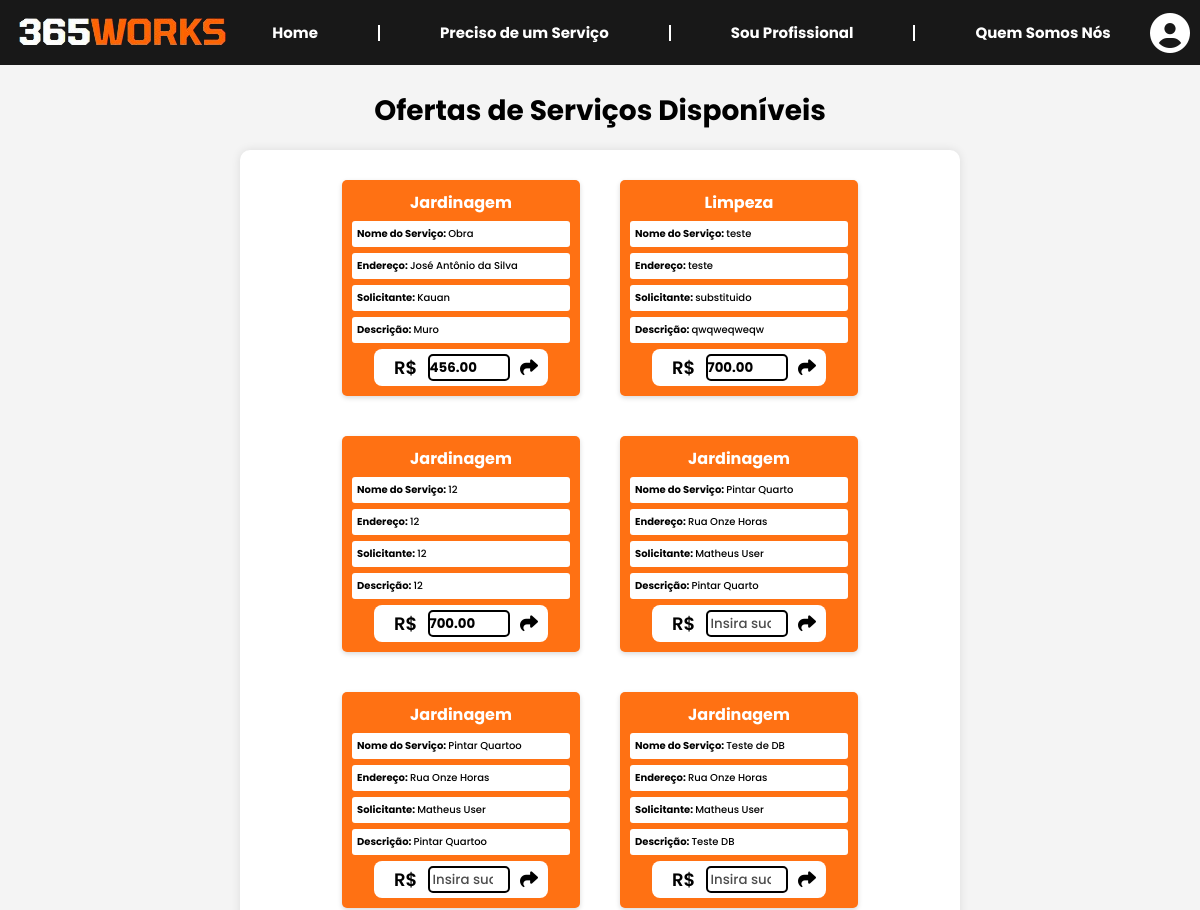
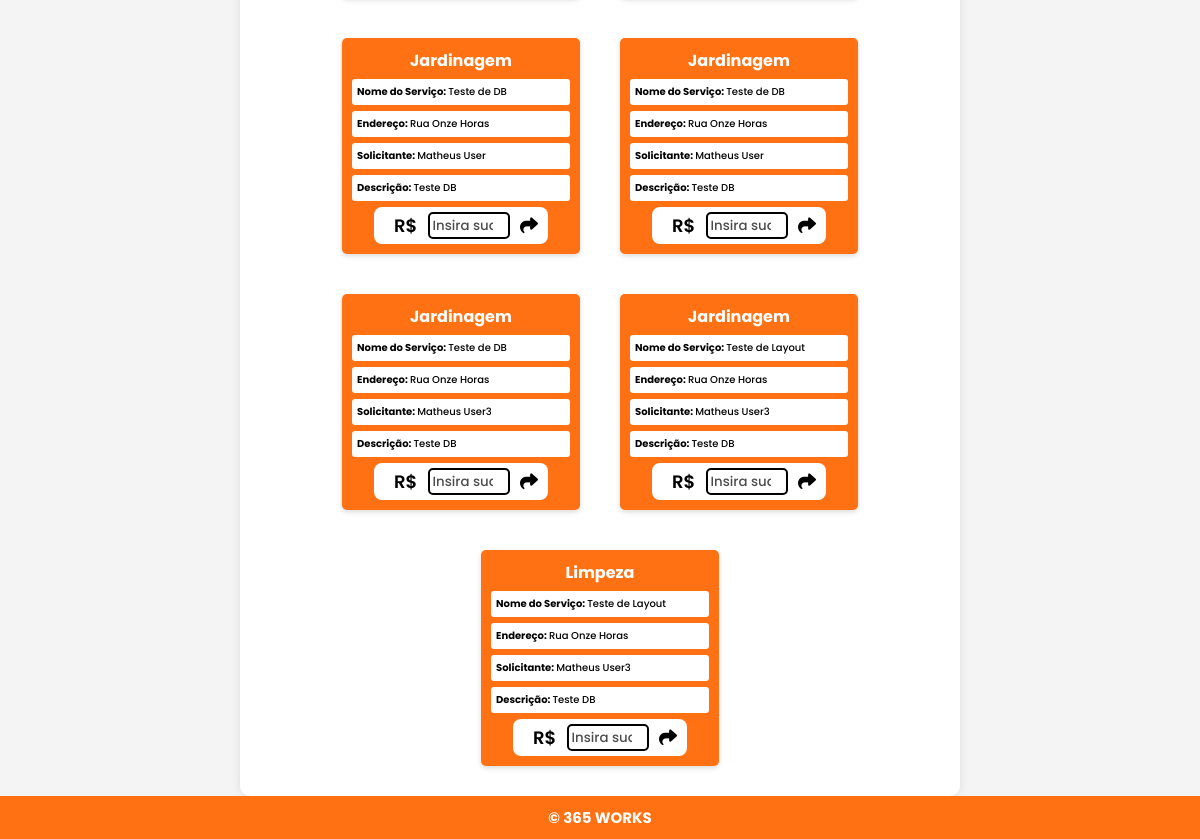
The app's page /visualizar_servico_profissional/, older data (2 pictures, top to bottom).
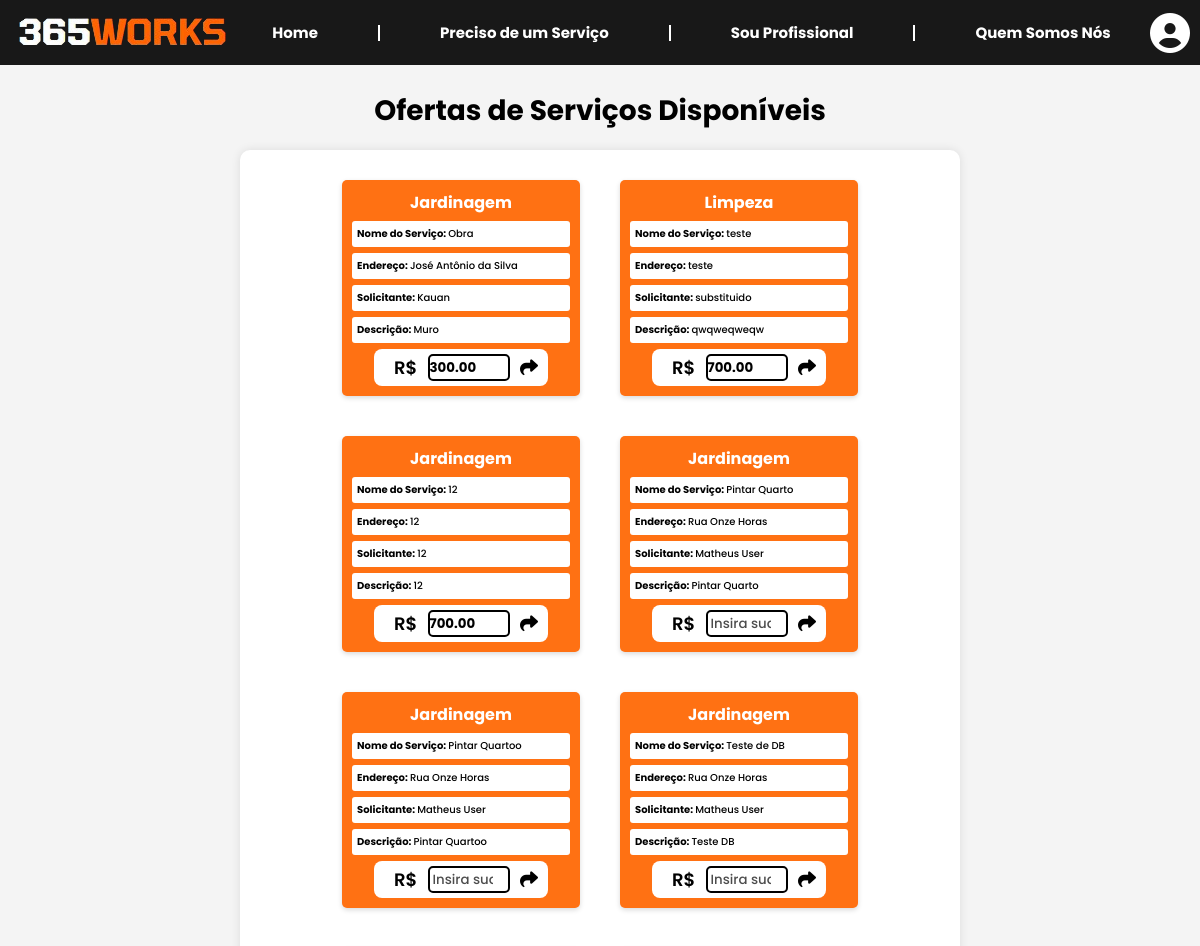
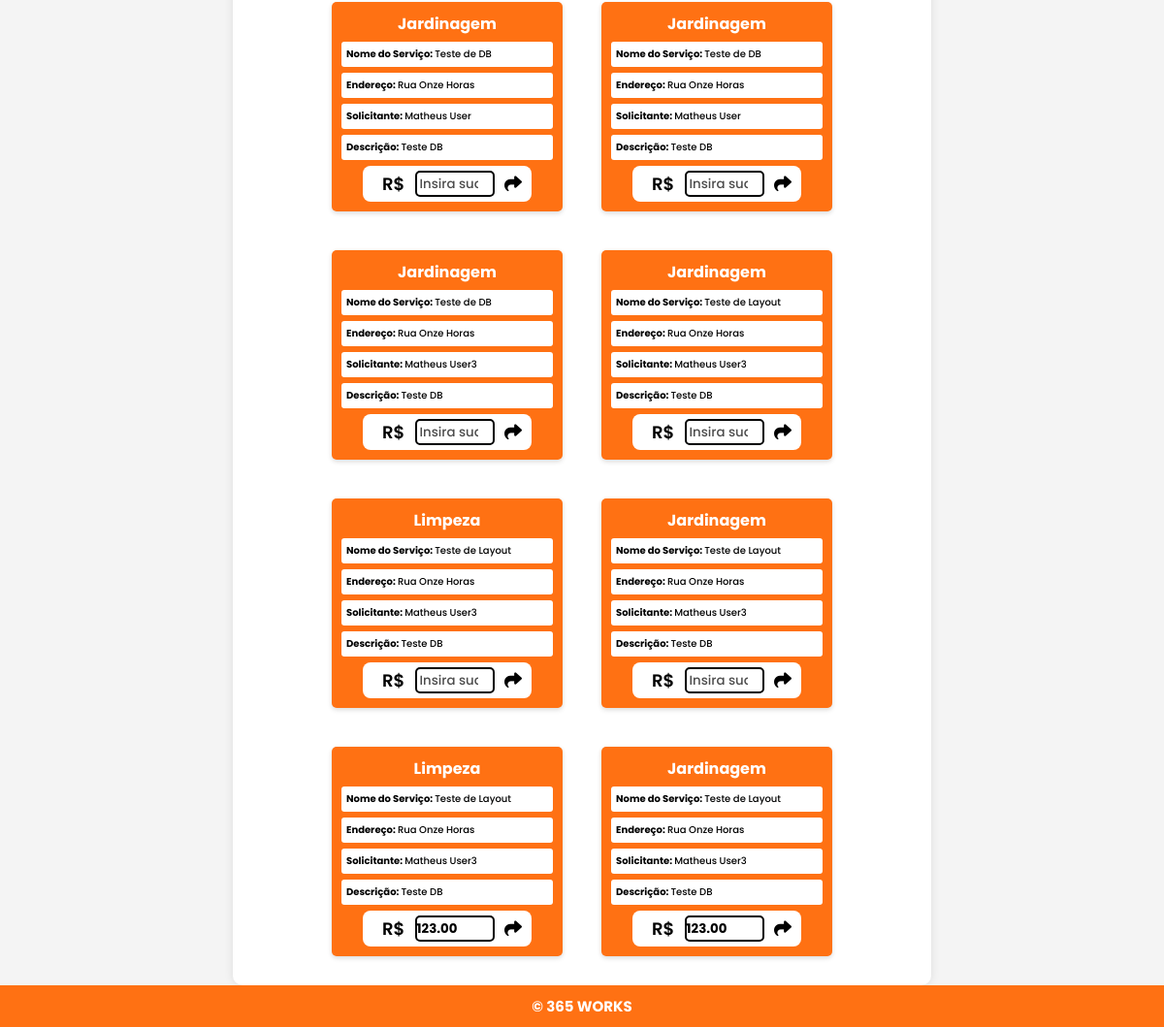
The same page, newer data (2 pictures, top to bottom).
### works365/models.py (models this page shows, shortened)
class Categoria(models.Model):
    nome = models.CharField(max_length=100)

class Servico(models.Model):
    nome_servico = models.CharField(max_length=255)
    endereco = models.CharField(max_length=255)
    descricao = models.TextField()
    categorias = models.ManyToManyField(Categoria)
    solicitante = models.CharField(max_length=255)
    oferta = models.DecimalField(max_digits=10, decimal_places=2, null=True, blank=True)
    usuario = models.ForeignKey(UserProfile, on_delete=models.CASCADE, related_name='servicos')

### works365/views.py (the view)
# urls.py: path('visualizar_servico_profissional/', views.view_profissional_service, name='view_profissional_service'),
def view_profissional_service(request):
    servicos = Servico.objects.all()
    return render(request, 'pages/visualizar_servico_profissional.html', {'servicos': servicos })

### works365/context_processors.py (called while the page is built, shortened)
def your_context_processor(request):
    user_profile = None
    profissional_profile = None
    return {
        'user_profile': user_profile,
        'profissional_profile': profissional_profile,
    }

### works365/templates/pages/visualizar_servico_profissional.html (shortened to what this page needs)
{% load static %}
<!DOCTYPE html>
<html lang="en">
<head>
    <link rel="stylesheet" type="text/css" href="{% static 'css/visualizar_servicos_profissional.css' %}">
    <link rel="stylesheet" href="https://cdnjs.cloudflare.com/ajax/libs/font-awesome/6.5.2/css/all.min.css">
</head>
<body>
    {% include 'pages/navbar.html' %}
    <div class="main-container">
        <h1>Ofertas de Serviços Disponíveis</h1>
        {% for servico in servicos %}
        <div class="card">
            {% for categoria in servico.categorias.all %}
            <h3>{{ categoria.nome }}</h3>
            {% endfor %}
            <div class="card-box">Nome do Serviço: <span>{{ servico.nome_servico }}</span></div>
            <div class="card-box">Endereço: <span>{{ servico.endereco }}</span></div>
            <div class="card-box">Solicitante: <span>{{ servico.solicitante }}</span></div>
            <div class="card-box">Descrição: <span>{{ servico.descricao }}</span></div>
            <div class="card-box offer">
                <form action="{% url 'processar_oferta' servico.id %}" method="post">
                    <span>R$</span><input type="number" value="{{servico.oferta}}" name="oferta" placeholder="Insira sua Oferta">
                    <button type="submit"><i class="fa-solid fa-share"></i></button>
                </form>
            </div>
        </div>
        {% endfor %}
    </div>
    <footer>
        <p>&copy; 365 WORKS</p>
    </footer>
</body>
</html>

### works365/templates/pages/navbar.html (shortened to what this page needs)
{% load static %}
<!DOCTYPE html>
<html lang="en">
<head>
  <link rel="stylesheet" type="text/css" href="{% static 'css/navbar.css' %}" />
  <link href='https://cdnjs.cloudflare.com/ajax/libs/font-awesome/6.5.2/css/all.min.css' rel='stylesheet'>
</head>
<body>
  {% if user.is_authenticated %}
    {% if user_profile %}
      <nav class="navbar">
        <div class="container">
          <img src="{% static 'img/logo.png' %}" alt="Logo">
          <ul class="nav-links">
            <li><a href="/" class="{% if request.path == '/' %}active{% endif %}">Home</a></li>
            <div class="vertical-line"></div>
            <li><a href="{% url 'request_user_service' %}" class="{% if request.path == '/solicitar_servico_usuario/' %}active{% endif %}">Solicitar Serviço</a></li>
            <div class="vertical-line"></div>
            <li><a href="{% url 'view_user_service' %}" class="{% if request.path == '/visualizar_servico_usuario/' %}active{% endif %}">Visualizar Serviço</a></li>
          </ul>
          <div class="login" onclick="toggleMenu()">
            <i class="fa-solid fa-circle-user"></i>
          </div>
          <div class="sub-menu-wrap" id="subMenu">
            <div class="sub-menu">
              <div class="user-info">
                <i class="fa-solid fa-circle-user"></i>
                <h2>{{ user }}</h2>
              </div>
              <hr>
              <a href="#" id="sub-menu-link">
                <i class="fa-solid fa-circle-user"></i>
                <p>Editar Perfil</p>
                <span>></span>
              </a>
              <a href="#" id="sub-menu-link">
                <i class="fa-solid fa-gear"></i>
                <p>Configurações & Privacidade</p>
                <span>></span>
              </a>
              <a href="#" id="sub-menu-link">
                <i class="fa-solid fa-circle-question"></i>
                <p>Ajuda & Suporte</p>
                <span>></span>
              </a>
              <a href="{% url 'logout' %}?next={{request.path}}" id="sub-menu-link">
                <i class="fa-solid fa-right-from-bracket"></i>
                <p>Logout</p>
                <span>></span>
              </a>
            </div>
          </div>
        </div>
      </nav>
    {% elif profissional_profile %}
      <nav class="navbar">
        <div class="container">
          <img src="{% static 'img/logo.png' %}" alt="Logo">
          <ul class="nav-links">
            <li><a href="/" class="{% if request.path == '/' %}active{% endif %}">Home</a></li>
            <div class="vertical-line"></div>
            <li><a href="{% url 'view_profissional_service' %}" class="{% if request.path == '/visualizar_servico_profissional/' %}active{% endif %}">Visualizar Serviços</a></li>
          </ul>
          <div class="login" onclick="toggleMenu()">
            <i class="fa-solid fa-circle-user"></i>
          </div>
          <div class="sub-menu-wrap" id="subMenu">
            <div class="sub-menu">
              <div class="user-info">
                <i class="fa-solid fa-circle-user"></i>
                <h2>{{ user }}</h2>
              </div>
              <hr>
              <a href="#" id="sub-menu-link">
                <i class="fa-solid fa-circle-user"></i>
                <p>Editar Perfil</p>
                <span>></span>
              </a>
              <a href="#" id="sub-menu-link">
                <i class="fa-solid fa-gear"></i>
                <p>Configurações & Privacidade</p>
                <span>></span>
              </a>
              <a href="#" id="sub-menu-link">
                <i class="fa-solid fa-circle-question"></i>
                <p>Ajuda & Suporte</p>
                <span>></span>
              </a>
              <a href="{% url 'logout' %}?next={{request.path}}" id="sub-menu-link">
                <i class="fa-solid fa-right-from-bracket"></i>
                <p>Logout</p>
                <span>></span>
              </a>
            </div>
          </div>
        </div>
      </nav>
    {% endif %}
  {% else %}
    <nav class="navbar">
      <div class="container">
        <img src="{% static 'img/logo.png' %}" alt="Logo">
        <ul class="nav-links">
          <li><a href="/" class="{% if request.path == '/' %}active{% endif %}">Home</a></li>
          <div class="vertical-line"></div>
          <li><a href="{% url 'register_usuario' %}" class="{% if request.path == '/register_usuario/' %}active{% endif %}">Preciso de um Serviço</a></li>
          <div class="vertical-line"></div>
          <li><a href="{% url 'register_profissional' %}" class="{% if request.path == '/register_profissional/' %}active{% endif %}">Sou Profissional</a></li>
          <div class="vertical-line"></div>
          <li><a href="{% url 'quem_somos' %}" class="{% if request.path == '/quem_somos/' %}active{% endif %}">Quem Somos Nós</a></li>
        </ul>
        <div class="login" onclick="toggleMenu()">
          <i class="fa-solid fa-circle-user"></i>
        </div>
      </div>
    </nav>
  {% endif %}
</body>
</html>

### templates/static/css/visualizar_servicos_profissional.css (style rules this page uses)
* { margin: 0; padding: 0; box-sizing: border-box; list-style: none; font-family: "Poppins", sans-serif; }
:root { --background-color: #f4f4f4; --second-background-color: #ff7113; --third-background-color: #ebebeb; --text-color: #fff; --second-text-color: #000; }
html { font-size: 62.5%; }
body { background: var(--background-color); }
.main-container { display: flex; flex-wrap: wrap; justify-content: center; align-items: center; margin: 0 auto; width: 60%; padding: 2rem; margin-top: 15rem; background: var(--text-color); border-radius: 10px; box-shadow: 0 0 10px rgba(0, 0, 0, 0.1); gap: 20px; }
.main-container h1 { position: absolute; top: 9rem; font-size: 2.8rem; }
.main-container .card { background: var(--second-background-color); width: 35%; padding: 10px; margin: 10px; box-shadow: 0 2px 5px rgba(0, 0, 0, 0.15); border-radius: 5px; color: var(--text-color); }
.main-container .card h3 { text-align: center; font-size: 16px; }
.main-container .card .card-box { background: var(--text-color); color: var(--second-text-color); padding: 5px; border-radius: 3px; margin: 6px 0; }
.main-container .card .card-box.offer { background: var(--text-color); width: 80%; color: var(--second-text-color); padding: 5px; margin: 0 auto; border-radius: 8px; display: flex; justify-content: space-between; align-items: center; transition: 1s; }
.main-container .card .card-box form { width: 100%; position: relative; display: flex; justify-content: space-around; }
.main-container .card .card-box span { font-weight: 500; }
.main-container .card .card-box.offer input { width: 50%; background: transparent; outline: none; border: none; border: .2rem solid var(--second-text-color) ; border-radius: 5px; }
.main-container .card .card-box.offer input::placeholder { color: var(--second-text-color); padding: 3px; text-align: center; opacity: 0.7; font-weight: 500; }
.main-container .card .card-box.offer button { border: 0; cursor: pointer; transition: color 1s; background: transparent; }
.main-container .card .card-box form button { font-size: 1.8rem; }
.main-container .card .card-box form span { margin-left: 1rem; font-size: 1.8rem; font-weight: 600; }
footer { font-size: 1.5rem; background: #ff7113; color: #fff; margin-top: auto; text-align: center; padding: 10px 0; width: 100%; bottom:0; left:0; }

### templates/static/css/navbar.css (style rules this page uses)
* { margin: 0; padding: 0; box-sizing: border-box; list-style: none; font-family: 'Poppins', sans-serif; font-style: normal; font-weight: 700; font-display: swap; }
:root { --background-color: #f4f4f4; --second-background-color: #ff7113; --third-background-color: #ebebeb; --text-color: #fff; --second-text-color: #000; }
.navbar { font-size: 1.5rem; background-color: rgba(0, 0, 0, 0.9); color: #fff; padding: 1rem 0; position: fixed; width: 100%; top: 0; z-index: 1000; padding: 1rem; transition: top 0.3s; animation: slideInDown 0.5s ease-in-out; }
.container { margin: 0 auto; display: flex; justify-content: space-between; align-items: center; }
.nav-links { display: flex; list-style-type: none; align-items: center; gap: 50px; opacity: 0; animation: fadeIn 1s ease-in-out forwards; }
.nav-links a { color: #fff; text-decoration: none; transition: color 0.3s, transform 0.3s; }
.nav-links li { opacity: 0; transform: translateY(-20px); animation: slideInUp 0.5s ease-in-out forwards; }
.vertical-line { border: 1px solid #fff; height: 2vh; align-items: center; margin: 0 10px; }
.login { display: flex; flex-direction: column; justify-content: center; align-items: center; }
.login i { font-size: 40px; color: var(--text-color); cursor: pointer; }

Row changes from the older to the newer data that the page shows:
changed Servico "Obra": oferta "456.00" → "300.00"
added Servico: nome_servico "Teste de Layout", endereco "Rua Onze Horas", solicitante "Matheus User3", descricao "Teste DB", Categoria (nome "Jardinagem")
added Servico: nome_servico "Teste de Layout", endereco "Rua Onze Horas", solicitante "Matheus User3", descricao "Teste DB", oferta "123.00", Categoria (nome "Limpeza")
added Servico: nome_servico "Teste de Layout", endereco "Rua Onze Horas", solicitante "Matheus User3", descricao "Teste DB", oferta "123.00", Categoria (nome "Jardinagem")
